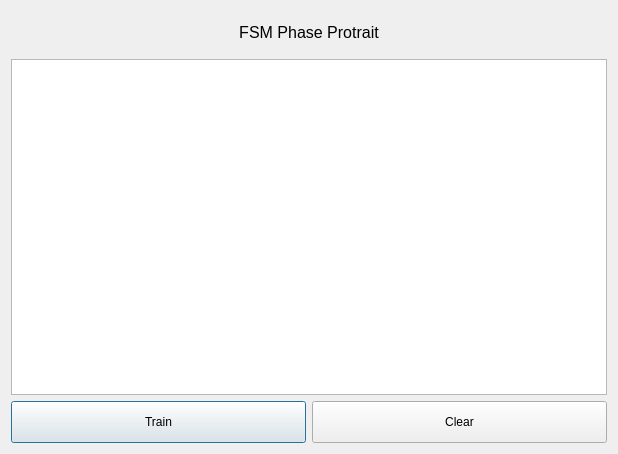
<?xml version="1.0" encoding="UTF-8"?>
<ui version="4.0">
 <class>Dialog</class>
 <widget class="QDialog" name="Dialog">
  <property name="geometry">
   <rect>
    <x>0</x>
    <y>0</y>
    <width>618</width>
    <height>454</height>
   </rect>
  </property>
  <property name="windowTitle">
   <string>Dialog</string>
  </property>
  <layout class="QVBoxLayout" name="verticalLayout_2" stretch="1,8,1">
   <item>
    <widget class="QLabel" name="label">
     <property name="font">
      <font>
       <pointsize>12</pointsize>
      </font>
     </property>
     <property name="text">
      <string>FSM Phase Protrait</string>
     </property>
     <property name="alignment">
      <set>Qt::AlignCenter</set>
     </property>
    </widget>
   </item>
   <item>
    <widget class="GraphicsLayoutWidget" name="FSM_Phase"/>
   </item>
   <item>
    <layout class="QHBoxLayout" name="horizontalLayout">
     <item>
      <widget class="QPushButton" name="btn_train">
       <property name="sizePolicy">
        <sizepolicy hsizetype="Minimum" vsizetype="Preferred">
         <horstretch>0</horstretch>
         <verstretch>0</verstretch>
        </sizepolicy>
       </property>
       <property name="text">
        <string>Train</string>
       </property>
      </widget>
     </item>
     <item>
      <widget class="QPushButton" name="btn_clear">
       <property name="sizePolicy">
        <sizepolicy hsizetype="Minimum" vsizetype="Preferred">
         <horstretch>0</horstretch>
         <verstretch>0</verstretch>
        </sizepolicy>
       </property>
       <property name="text">
        <string>Clear</string>
       </property>
      </widget>
     </item>
    </layout>
   </item>
  </layout>
 </widget>
 <customwidgets>
  <customwidget>
   <class>GraphicsLayoutWidget</class>
   <extends>QGraphicsView</extends>
   <header>pyqtgraph</header>
  </customwidget>
 </customwidgets>
 <resources/>
 <connections/>
</ui>
